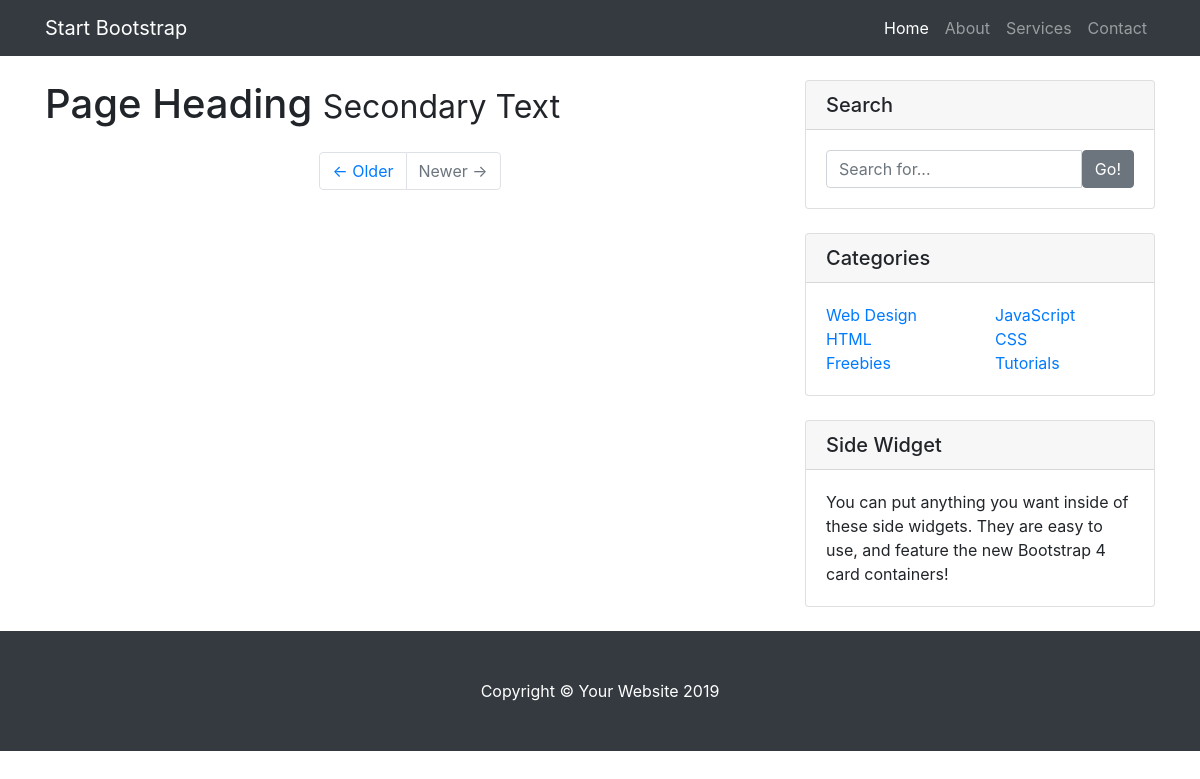
The app's page /, older data.
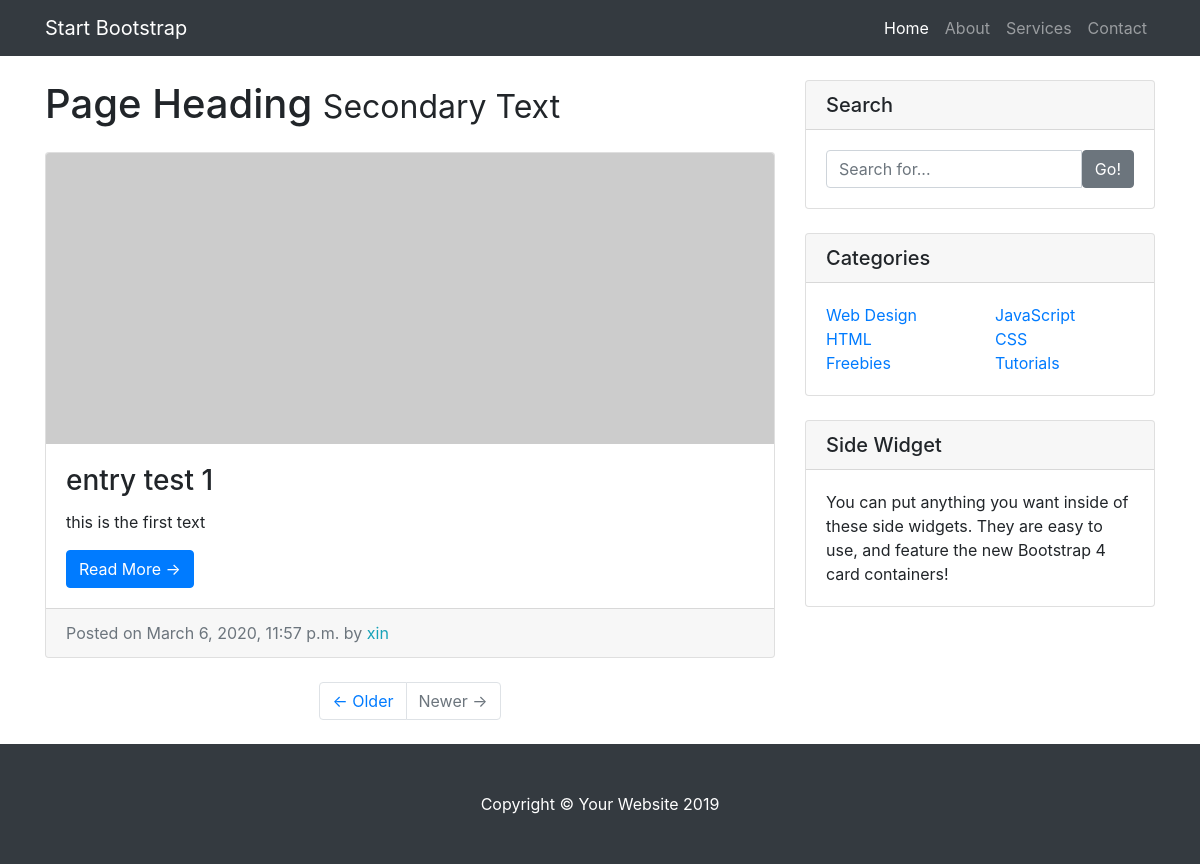
The same page, newer data.
### entries/models.py (models this page shows, shortened)
class Entry(models.Model):
    entry_title = models.CharField(max_length=50)
    entry_text = models.TextField()
    entry_date = models.DateTimeField(auto_now_add=True)
    entry_author = models.ForeignKey(User, on_delete=models.CASCADE)
    class Meta:
        verbose_name_plural = "entries"

### entries/views.py (the view)
# urls.py: path('', HomeView.as_view(), name = 'blog-home'),
class HomeView(ListView):
    model = Entry
    template_name = 'entries/index.html'
    context_object_name = "blog_entries"
    ordering = ['-entry_date']

### entries/templates/entries/index.html
      {% extends "entries/base.html" %}
      {% block content %}
      <div class="col-md-8">
        <h1 class="my-4">Page Heading
          <small>Secondary Text</small>
        </h1>
        {% for entry in blog_entries %}
        <div class="card mb-4">
          <img class="card-img-top" src="http://placehold.it/750x300" alt="Card image cap">
          <div class="card-body">
            <h3 class="card-title">{{ entry.entry_title }}</h3>
            <p class="card-text">{{ entry.entry_text|truncatechars:100  }}</p>
            <a href="{% url 'entry-detail' entry.pk %}" class="btn btn-primary">Read More &rarr;</a>
          </div>
          <div class="card-footer text-muted">
            Posted on {{ entry.entry_date }} by
            <span class="text-info mr-2">{{ entry.entry_author }}</span>
          </div>
        </div>
        {% endfor %}
        <ul class="pagination justify-content-center mb-4">
          <li class="page-item">
            <a class="page-link" href="#">&larr; Older</a>
          </li>
          <li class="page-item disabled">
            <a class="page-link" href="#">Newer &rarr;</a>
          </li>
        </ul>
      </div>
      {% endblock %}

Row changes from the older to the newer data that the page shows:
added Entry: entry_title "entry test 1", entry_text "this is the first text", entry_date "March 6, 2020, 11:57 p.m.", entry_author "xin"
